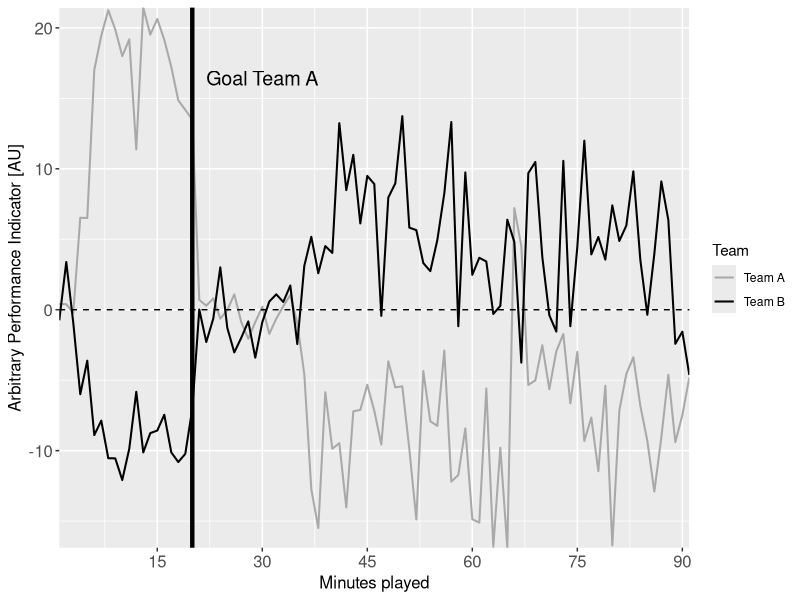

Generate this figure with R:
## ---- chunk 1
library(tidyverse)
library(knitr)

min_goal <- 20

df_hypo <- data.frame(
  min = 1:91,
  PI = c(
    c(rnorm(3, 0, 4), rnorm(2, 8, 2), rnorm(15, 18, 3), rnorm(15, 0, 1), rnorm(25, -9, 4), rnorm(31, -7, 5)),
    c(rnorm(3, 0, 3), rnorm(2, -4, 3), rnorm(15, -10, 2), rnorm(15, 0, 2), rnorm(25, 6, 4), rnorm(31, 5, 5))
  ),
  Team = c(rep("Team A", 91), rep("Team B", 91))
#  PI_diff = c(rnorm(15, 20, 5), rnorm(15, 0, 7), rnorm(30, -8, 9), rnorm(31, -10, 8))
) %>%
mutate(
    Status = factor(ifelse(min <= min_goal, "Pre Goal", "Post Goal"), levels=c("Pre Goal", "Post Goal"))
)
## ---- chunk 2
#| label: fig-match-course
#| fig-cap: "Illustration of a hypothetical evolution of a *Performance Indicator* over the course of a match. The solid black line indicates the evolution of an arbitrary *Performance Indicator*, expressed as the difference in performance between two teams, from the perspective of the home team. Vertical lines indicate the time frames of goals being scored. Solid grey vertical lines indicate goals for the home team, dashed black lines indicate goals for the away team. 
#| 
#| Team A outperforms team B in parameter $X$. 
#| Team A scores in 20<sup>th</sup> minute
#| Team A performs worse afterwards
#| Team A goes ahead to win the match 1:0"



#df_hypo %>% ggplot(aes(x=min)) +
#  geom_hline(aes(yintercept=0), col='lightgrey', linetype='dashed') +
#  geom_line(aes(y=PI_diff), size=1) +
#  geom_vline(aes(xintercept=15), linetype = "dashed", col='grey', size=1) + 
#  geom_vline(aes(xintercept=85), linetype = "dashed", col='black', size=1) + 
#  scale_x_continuous(breaks = seq(0,95,5)) + 
#  xlab("Time of match [min]") + 
#  ylab("Difference in PI [AU]")

max_pi <- max(df_hypo$PI)
ylims <- c(min(df_hypo$PI), max_pi)

p_thoughtexp <- df_hypo %>%
    ggplot(aes(x = min, y = PI, color = Team)) + 
        geom_line(, linewidth = .7) +
        scale_color_manual(values = c("Team A" = "darkgrey", "Team B" = "black")) +
        geom_hline(yintercept=0, col="black", linetype="dashed") + 
        geom_vline(xintercept = 20, col="black", linewidth=1.5, #linetype="dashed"
                  ) + 
        annotate(
            "text",
            x=min_goal + 10,
            y=max_pi-5,
            label="Goal Team A", #fill="darkgrey",
            col="black", size=5) +
    xlab("Minutes played") +
    ylab("Arbitrary Performance Indicator [AU]") +
    coord_cartesian(xlim=c(1,91), ylim=ylims, expand=F) +
    scale_x_continuous(
        breaks = seq(0,90,15)
        #labels = function(x) ifelse(x %% 5 == 0, as.character(x), "")
        ) +
    theme(
      axis.title.x = element_text(size = 12),
      axis.title.y = element_text(size = 12),
      axis.text.x = element_text(size = 12),
      axis.text.y = element_text(size = 12)
        )

p_thoughtexp
## ---- chunk 3
#| label: tbl-thought-exp
#| tbl-cap: "Descriptive statistics for the arbitrary Performance Indicator in the thought experiment."

df_pregoal <- df_hypo %>%
    filter(Status == "Pre Goal") %>%
    group_by(Team) %>%
    summarise(
        mean_PI = mean(PI)
        ) %>%
    mutate(level_of_obs = "Pre Goal")
#

df_postgoal <- df_hypo %>%
filter(Status == "Post Goal") %>%
    group_by(Team) %>%
    summarise(
        mean_PI = mean(PI)
        ) %>%
    mutate(level_of_obs = "Post Goal")


df_fullmatch <- df_hypo %>%
    group_by(Team) %>%
    summarise(
        mean_PI = mean(PI)
        ) %>%
    mutate(level_of_obs = "Whole Match")

df_descriptives <- rbind(df_pregoal, df_postgoal, df_fullmatch) %>%
    pivot_wider(names_from = "level_of_obs", values_from = "mean_PI") %>%
    kable(digits = 1)

df_descriptives
